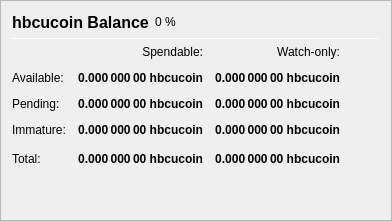
                   <widget class="QFrame" name="frame_Balances">
                    <property name="frameShape">
                     <enum>QFrame::StyledPanel</enum>
                    </property>
                    <property name="frameShadow">
                     <enum>QFrame::Raised</enum>
                    </property>
                    <layout class="QVBoxLayout" name="verticalLayout_4">
                     <item>
                      <layout class="QHBoxLayout" name="horizontalLayout_4">
                       <item>
                        <widget class="QLabel" name="label_5">
                         <property name="minimumSize">
                          <size>
                           <width>0</width>
                           <height>20</height>
                          </size>
                         </property>
                         <property name="font">
                          <font>
                           <pointsize>12</pointsize>
                           <weight>75</weight>
                           <bold>true</bold>
                          </font>
                         </property>
                         <property name="text">
                          <string>hbcucoin Balance</string>
                         </property>
                        </widget>
                       </item>
                       <item>
                        <widget class="QLabel" name="labelECAPercent">
                         <property name="text">
                          <string notr="true">0 %</string>
                         </property>
                        </widget>
                       </item>
                       <item>
                        <spacer name="horizontalSpacer_3">
                         <property name="orientation">
                          <enum>Qt::Horizontal</enum>
                         </property>
                         <property name="sizeHint" stdset="0">
                          <size>
                           <width>40</width>
                           <height>20</height>
                          </size>
                         </property>
                        </spacer>
                       </item>
                      </layout>
                     </item>
                     <item>
                      <widget class="Line" name="line_Balance">
                       <property name="minimumSize">
                        <size>
                         <width>0</width>
                         <height>1</height>
                        </size>
                       </property>
                       <property name="maximumSize">
                        <size>
                         <width>16777215</width>
                         <height>1</height>
                        </size>
                       </property>
                       <property name="orientation">
                        <enum>Qt::Horizontal</enum>
                       </property>
                      </widget>
                     </item>
                     <item>
                      <layout class="QGridLayout" name="gridLayout">
                       <property name="spacing">
                        <number>12</number>
                       </property>
                       <item row="0" column="1">
                        <widget class="QLabel" name="labelSpendable">
                         <property name="text">
                          <string>Spendable:</string>
                         </property>
                         <property name="alignment">
                          <set>Qt::AlignRight|Qt::AlignTrailing|Qt::AlignVCenter</set>
                         </property>
                        </widget>
                       </item>
                       <item row="0" column="2">
                        <widget class="QLabel" name="labelWatchonly">
                         <property name="text">
                          <string>Watch-only:</string>
                         </property>
                         <property name="alignment">
                          <set>Qt::AlignRight|Qt::AlignTrailing|Qt::AlignVCenter</set>
                         </property>
                        </widget>
                       </item>
                       <item row="1" column="0">
                        <widget class="QLabel" name="labelBalanceText">
                         <property name="text">
                          <string>Available:</string>
                         </property>
                        </widget>
                       </item>
                       <item row="1" column="1">
                        <widget class="QLabel" name="labelBalance">
                         <property name="font">
                          <font>
                           <weight>75</weight>
                           <bold>true</bold>
                          </font>
                         </property>
                         <property name="cursor">
                          <cursorShape>IBeamCursor</cursorShape>
                         </property>
                         <property name="toolTip">
                          <string>Your current spendable balance</string>
                         </property>
                         <property name="text">
                          <string notr="true">0.000 000 00 hbcucoin</string>
                         </property>
                         <property name="alignment">
                          <set>Qt::AlignRight|Qt::AlignTrailing|Qt::AlignVCenter</set>
                         </property>
                         <property name="textInteractionFlags">
                          <set>Qt::LinksAccessibleByMouse|Qt::TextSelectableByKeyboard|Qt::TextSelectableByMouse</set>
                         </property>
                        </widget>
                       </item>
                       <item row="1" column="2">
                        <widget class="QLabel" name="labelWatchAvailable">
                         <property name="font">
                          <font>
                           <weight>75</weight>
                           <bold>true</bold>
                          </font>
                         </property>
                         <property name="cursor">
                          <cursorShape>IBeamCursor</cursorShape>
                         </property>
                         <property name="toolTip">
                          <string>Your current balance in watch-only addresses</string>
                         </property>
                         <property name="text">
                          <string notr="true">0.000 000 00 hbcucoin</string>
                         </property>
                         <property name="alignment">
                          <set>Qt::AlignRight|Qt::AlignTrailing|Qt::AlignVCenter</set>
                         </property>
                         <property name="textInteractionFlags">
                          <set>Qt::LinksAccessibleByMouse|Qt::TextSelectableByKeyboard|Qt::TextSelectableByMouse</set>
                         </property>
                        </widget>
                       </item>
                       <item row="2" column="0">
                        <widget class="QLabel" name="labelPendingText">
                         <property name="text">
                          <string>Pending:</string>
                         </property>
                        </widget>
                       </item>
                       <item row="2" column="1">
                        <widget class="QLabel" name="labelUnconfirmed">
                         <property name="font">
                          <font>
                           <weight>75</weight>
                           <bold>true</bold>
                          </font>
                         </property>
                         <property name="cursor">
                          <cursorShape>IBeamCursor</cursorShape>
                         </property>
                         <property name="toolTip">
                          <string>Total of transactions that have yet to be confirmed, and do not yet count toward the spendable balance</string>
                         </property>
                         <property name="text">
                          <string notr="true">0.000 000 00 hbcucoin</string>
                         </property>
                         <property name="alignment">
                          <set>Qt::AlignRight|Qt::AlignTrailing|Qt::AlignVCenter</set>
                         </property>
                         <property name="textInteractionFlags">
                          <set>Qt::LinksAccessibleByMouse|Qt::TextSelectableByKeyboard|Qt::TextSelectableByMouse</set>
                         </property>
                        </widget>
                       </item>
                       <item row="2" column="2">
                        <widget class="QLabel" name="labelWatchPending">
                         <property name="font">
                          <font>
                           <weight>75</weight>
                           <bold>true</bold>
                          </font>
                         </property>
                         <property name="cursor">
                          <cursorShape>IBeamCursor</cursorShape>
                         </property>
                         <property name="toolTip">
                          <string>Unconfirmed transactions to watch-only addresses</string>
                         </property>
                         <property name="text">
                          <string notr="true">0.000 000 00 hbcucoin</string>
                         </property>
                         <property name="alignment">
                          <set>Qt::AlignRight|Qt::AlignTrailing|Qt::AlignVCenter</set>
                         </property>
                         <property name="textInteractionFlags">
                          <set>Qt::LinksAccessibleByMouse|Qt::TextSelectableByKeyboard|Qt::TextSelectableByMouse</set>
                         </property>
                        </widget>
                       </item>
                       <item row="3" column="0">
                        <widget class="QLabel" name="labelImmatureText">
                         <property name="text">
                          <string>Immature:</string>
                         </property>
                        </widget>
                       </item>
                       <item row="3" column="1">
                        <widget class="QLabel" name="labelImmature">
                         <property name="font">
                          <font>
                           <weight>75</weight>
                           <bold>true</bold>
                          </font>
                         </property>
                         <property name="cursor">
                          <cursorShape>IBeamCursor</cursorShape>
                         </property>
                         <property name="toolTip">
                          <string>Staked rewards that has not yet matured</string>
                         </property>
                         <property name="text">
                          <string notr="true">0.000 000 00 hbcucoin</string>
                         </property>
                         <property name="alignment">
                          <set>Qt::AlignRight|Qt::AlignTrailing|Qt::AlignVCenter</set>
                         </property>
                         <property name="textInteractionFlags">
                          <set>Qt::LinksAccessibleByMouse|Qt::TextSelectableByKeyboard|Qt::TextSelectableByMouse</set>
                         </property>
                        </widget>
                       </item>
                       <item row="3" column="2">
                        <widget class="QLabel" name="labelWatchImmature">
                         <property name="font">
                          <font>
                           <weight>75</weight>
                           <bold>true</bold>
                          </font>
                         </property>
                         <property name="cursor">
                          <cursorShape>IBeamCursor</cursorShape>
                         </property>
                         <property name="toolTip">
                          <string>Staked or masternode rewards in watch-only addresses that has not yet matured</string>
                         </property>
                         <property name="text">
                          <string notr="true">0.000 000 00 hbcucoin</string>
                         </property>
                         <property name="alignment">
                          <set>Qt::AlignRight|Qt::AlignTrailing|Qt::AlignVCenter</set>
                         </property>
                         <property name="textInteractionFlags">
                          <set>Qt::LinksAccessibleByMouse|Qt::TextSelectableByKeyboard|Qt::TextSelectableByMouse</set>
                         </property>
                        </widget>
                       </item>
                       <!--
                       <item row="4" column="0">
                        <widget class="QLabel" name="labelLockedBalanceText">
                         <property name="toolTip">
                          <string>Locked hbcucoin or Masternode collaterals. These are excluded from zECA minting.</string>
                         </property>
                         <property name="text">
                          <string>Locked:</string>
                         </property>
                        </widget>
                       </item>
                       <item row="4" column="1">
                        <widget class="QLabel" name="labelLockedBalance">
                         <property name="font">
                          <font>
                           <weight>75</weight>
                           <bold>true</bold>
                          </font>
                         </property>
                         <property name="cursor">
                          <cursorShape>IBeamCursor</cursorShape>
                         </property>
                         <property name="toolTip">
                          <string>Locked hbcucoin or Masternode collaterals. These are excluded from zECA minting.</string>
                         </property>
                         <property name="text">
                          <string notr="true">0.000 000 00 hbcucoin</string>
                         </property>
                         <property name="alignment">
                          <set>Qt::AlignRight|Qt::AlignTrailing|Qt::AlignVCenter</set>
                         </property>
                         <property name="textInteractionFlags">
                          <set>Qt::LinksAccessibleByMouse|Qt::TextSelectableByKeyboard|Qt::TextSelectableByMouse</set>
                         </property>
                        </widget>
                       </item>
                       <item row="4" column="2">
                        <widget class="QLabel" name="labelWatchLocked">
                         <property name="font">
                          <font>
                           <weight>75</weight>
                           <bold>true</bold>
                          </font>
                         </property>
                         <property name="cursor">
                          <cursorShape>IBeamCursor</cursorShape>
                         </property>
                         <property name="toolTip">
                          <string>Current locked balance in watch-only addresses</string>
                         </property>
                         <property name="text">
                          <string notr="true">0.000 000 00 hbcucoin</string>
                         </property>
                         <property name="alignment">
                          <set>Qt::AlignRight|Qt::AlignTrailing|Qt::AlignVCenter</set>
                         </property>
                         <property name="textInteractionFlags">
                          <set>Qt::LinksAccessibleByMouse|Qt::TextSelectableByKeyboard|Qt::TextSelectableByMouse</set>
                         </property>
                        </widget>
                       </item>
                       -->
                       <item row="5" column="0">
                        <widget class="QLabel" name="labelTotalText">
                         <property name="toolTip">
                          <string>Your current hbcucoin balance, unconfirmed and immature transactions included</string>
                         </property>
                         <property name="text">
                          <string>Total:</string>
                         </property>
                        </widget>
                       </item>
                       <item row="5" column="1">
                        <widget class="QLabel" name="labelTotal">
                         <property name="font">
                          <font>
                           <weight>75</weight>
                           <bold>true</bold>
                          </font>
                         </property>
                         <property name="cursor">
                          <cursorShape>IBeamCursor</cursorShape>
                         </property>
                         <property name="toolTip">
                          <string>Your current hbcucoin balance, unconfirmed and immature transactions included</string>
                         </property>
                         <property name="text">
                          <string notr="true">0.000 000 00 hbcucoin</string>
                         </property>
                         <property name="alignment">
                          <set>Qt::AlignRight|Qt::AlignTrailing|Qt::AlignVCenter</set>
                         </property>
                         <property name="textInteractionFlags">
                          <set>Qt::LinksAccessibleByMouse|Qt::TextSelectableByKeyboard|Qt::TextSelectableByMouse</set>
                         </property>
                        </widget>
                       </item>
                       <item row="5" column="2">
                        <widget class="QLabel" name="labelWatchTotal">
                         <property name="font">
                          <font>
                           <weight>75</weight>
                           <bold>true</bold>
                          </font>
                         </property>
                         <property name="cursor">
                          <cursorShape>IBeamCursor</cursorShape>
                         </property>
                         <property name="toolTip">
                          <string>Current total balance in watch-only addresses</string>
                         </property>
                         <property name="text">
                          <string notr="true">0.000 000 00 hbcucoin</string>
                         </property>
                         <property name="alignment">
                          <set>Qt::AlignRight|Qt::AlignTrailing|Qt::AlignVCenter</set>
                         </property>
                         <property name="textInteractionFlags">
                          <set>Qt::LinksAccessibleByMouse|Qt::TextSelectableByKeyboard|Qt::TextSelectableByMouse</set>
                         </property>
                        </widget>
                       </item>
                       <item row="5" column="3">
                        <spacer name="horizontalSpacer_9">
                         <property name="orientation">
                          <enum>Qt::Horizontal</enum>
                         </property>
                         <property name="sizeHint" stdset="0">
                          <size>
                           <width>40</width>
                           <height>20</height>
                          </size>
                         </property>
                        </spacer>
                       </item>
                      </layout>
                     </item>
                     <item>
                      <spacer name="verticalSpacer_3">
                       <property name="orientation">
                        <enum>Qt::Vertical</enum>
                       </property>
                       <property name="sizeHint" stdset="0">
                        <size>
                         <width>20</width>
                         <height>40</height>
                        </size>
                       </property>
                      </spacer>
                     </item>
                    </layout>
                   </widget>
